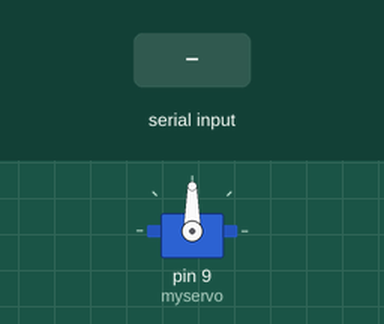
A sketch run on a simulated Arduino Uno, built with avr-gcc and run on an emulated ATmega328P. Shown: servo. The test bench sets the inputs (shaded band).

Above: at 1.2 s.
1.3 s: "A" received over Serial
At 1.45 s:
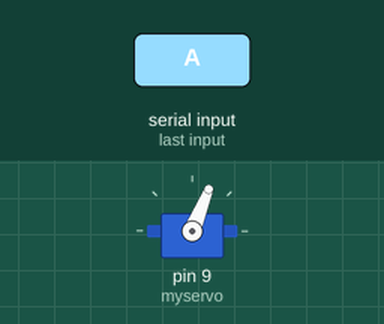
At 3.9 s:
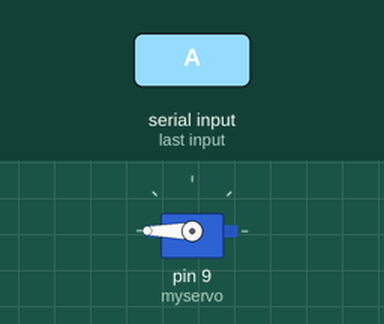
Timing chart, 0 to 5.4 s (numbered marks = the images above; inputs shaded):
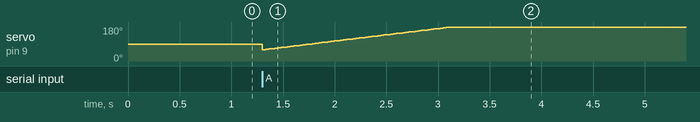

The sketch:

verweidklokTest.ino
```cpp
#include <Servo.h>

int endAngle = 180;
int beginAngle = 60;

Servo myservo;

bool movingServo = false;

void setup() {
  Serial.begin(9600);
  myservo.attach(9);
}

void loop() {
  if (Serial.read() == 'A' && !movingServo) {
    movingServo = true;
    beginServo();

    endServo();
  }

}

void beginServo() {
  for (int pos = beginAngle; pos <= endAngle; pos += 1) { // goes from 0 degrees to 180 degrees
    // in steps of 1 degree
    myservo.write(pos);              // tell servo to go to position in variable 'pos'
    delay(15);
  }
  myservo.detach(); //stop sending pulses so the servo doesn't try to move

  //delay(3000);
  delay(15UL * 1000UL);
}

void endServo() {
  myservo.attach(9);

  for (int pos = endAngle; pos >= beginAngle; pos -= 1) { // goes from 180 degrees to 0 degrees
    myservo.write(pos);              // tell servo to go to position in variable 'pos'
    delay(15);                       // waits 15ms for the servo to reach the position
  }
  movingServo = false;
}
```
